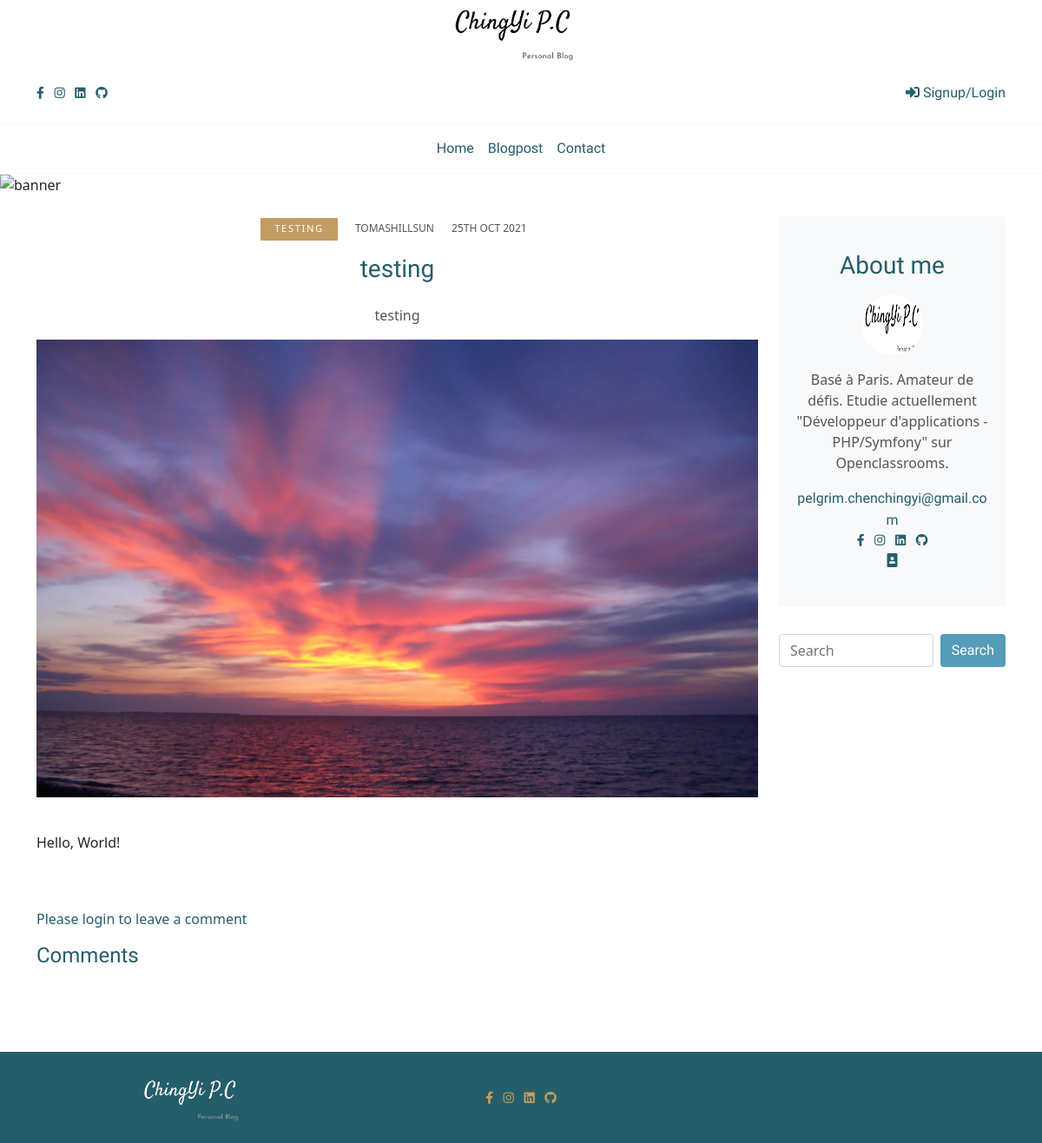
Page /project5PhpBlog/index.php?action=post&id=43 on the earlier database version.
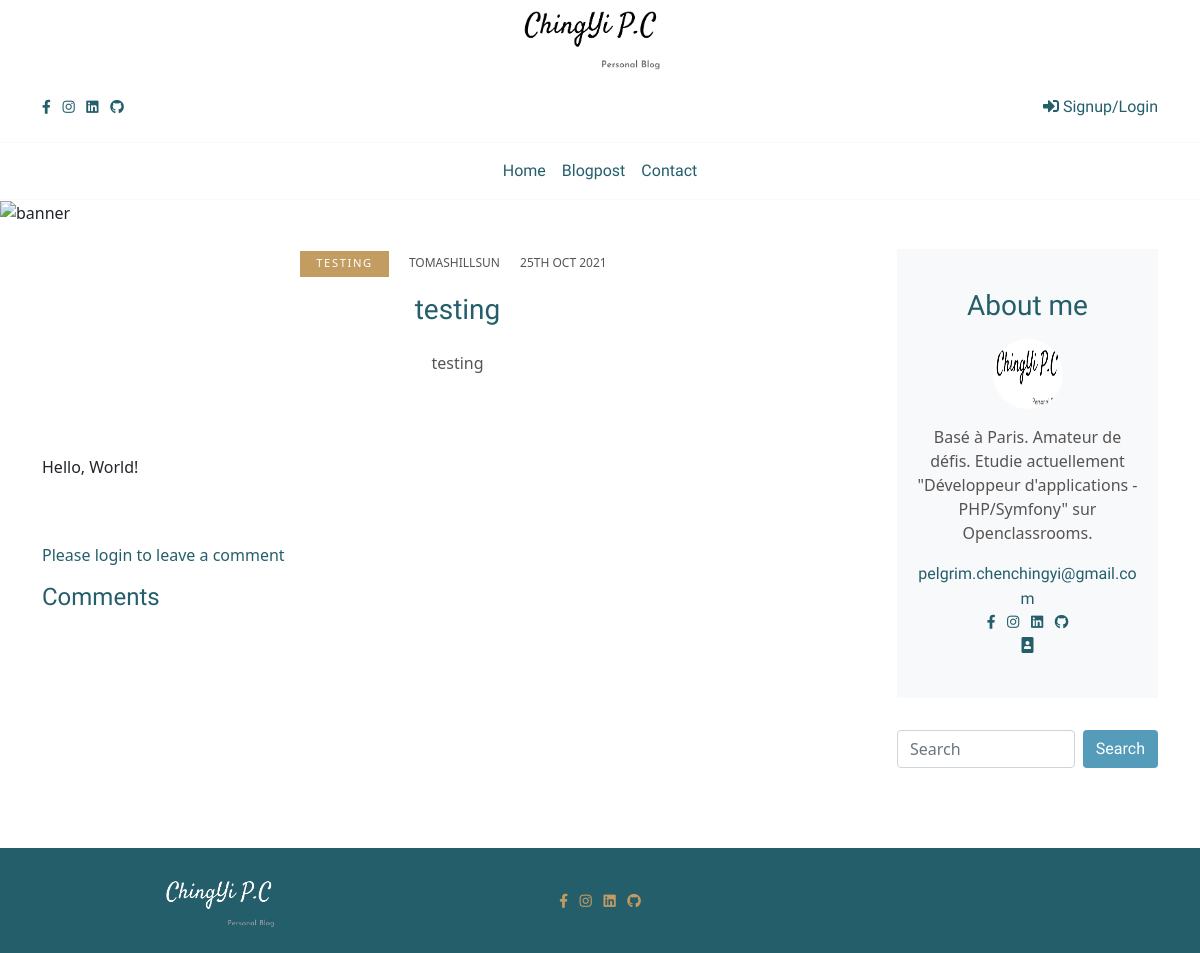
Same page on the later database version.
### tables this page shows
CREATE TABLE `post` (
  `id` int(11) NOT NULL,
  `title` varchar(200) NOT NULL,
  `chapo` longtext NOT NULL,
  `content` longtext NOT NULL,
  `image` varchar(255) DEFAULT NULL,
  `date_create` datetime NOT NULL,
  `date_update` datetime NOT NULL DEFAULT CURRENT_TIMESTAMP,
  `user_id` int(11) NOT NULL,
  `category` varchar(45) NOT NULL
);

CREATE TABLE `user` (
  `id` int(11) NOT NULL,
  `first_name` varchar(45) NOT NULL,
  `last_name` varchar(60) NOT NULL,
  `user_name` varchar(60) NOT NULL,
  `email` varchar(100) NOT NULL,
  `password` varchar(255) NOT NULL,
  `date_create` datetime NOT NULL,
  `user_type_id` int(11) DEFAULT '2',
  `reset_token` int(11) DEFAULT NULL
);

### project5PhpBlog/src/controllers/FrontendControllers.php (called while the page is built, shortened)
<?php
class FrontendControllers
{
    public function listAPost()
    {
        $postManager = new PostManager();
        $post = $postManager->getPost($_GET['id']);
        require('src/views/frontend/singlepost.php');
    }
}

### project5PhpBlog/src/models/postManager.php (called while the page is built, shortened)
<?php
class PostManager extends DatabaseManager
{
    function getPost($postId)
    {
        $db = $this->dbConnect();
        $statement = $db->prepare('SELECT post.id, image,title, category, chapo, USER.user_name, content,  DATE_FORMAT(post.date_create, "%D %b %Y") AS creation_date
    FROM `post` JOIN USER WHERE USER.id = `post`.`user_id` AND post.id=?');
        $statement->execute(array($postId));
        $values = $statement->fetch(PDO::FETCH_ASSOC);
        $post = new Posts($values);
        return $post;
    }
}

### project5PhpBlog/src/models/Posts.php (called while the page is built, shortened)
<?php
class Posts
{
    private $title;
    private $category;
    private $chapo;
    private $user_name;
    private $content;
    private $creation_date;
    private $image;
    public function hydrate(array $values)
    {
        foreach ($values as $key => $value) {
            $pieces = explode('_', $key);
            foreach ($pieces as $piece) {
                if (count($pieces) == 1) {
                    $method = 'set' . ucfirst($pieces[0]);
                }
                if (count($pieces) == 2) {
                    $method = 'set' . ucfirst($pieces[0]) . ucfirst($pieces[1]);
                }
            }
        }
    }
    public function setId($id)
    {
        $id = (int) $id;
    }
    public function setTitle($title)
    {
        if (is_string($title)) {
            $this->title = $title;
        }
    }
    public function getTitle()
    {
        return $this->title;
    }
    public function setCategory($category)
    {
        if (is_string($category)) {
            $this->category = $category;
        }
    }
    public function getCategory()
    {
        return $this->category;
    }
    public function setChapo($chapo)
    {
        if (is_string($chapo)) {
            $this->chapo = $chapo;
        }
    }
    public function getChapo()
    {
        return $this->chapo;
    }
    public function setUserName($user_name)
    {
        if (is_string($user_name)) {
            $this->user_name = $user_name;
        }
    }
    public function getUserName()
    {
        return $this->user_name;
    }
    public function setContent($content)
    {
        if (is_string($content)) {
            $this->content = $content;
        }
    }
    public function getContent()
    {
        return $this->content;
    }
    public function setCreationDate($creation_date)
    {
        $this->creation_date = $creation_date;
    }
    public function getCreationDate()
    {
        return $this->creation_date;
    }
    public function setImage($image)
    {
        $this->image = $image;
    }
    public function getImage()
    {
        return $this->image;
    }
}

### project5PhpBlog/src/views/frontend/singlepost.php (the view, shortened to what the changed rows need)
<section class="pb-5">
    <div class="container pb-4">
        <div class="row">
            <div class="col-lg-9 mb-5 mb-lg-0 mx-auto">
                <div class="row mb-5">
                    <div class="col-lg-12 text-center">
                        <ul class="list-inline">
                            <li class="list-inline-item mr-2 category font-weight-normal"> <?php echo $post->getCategory();?> </li>
                            <li class="list-inline-item mx-2 text-uppercase meta font-weight-normal"><?php echo $post->getUserName(); ?></li>
                            <li class="list-inline-item mx-2 text-uppercase meta font-weight-normal"><?php echo $post->getCreationDate(); ?></li>
                        </ul>
                    </div>
                    <div class="col-lg-12 text-center">
                        <h2 class="h3 mb-4"> <a class="d-block blogtitle" href=""><?php echo $post->getTitle(); ?></a></h2>
                        <p class="blogtext"><?php echo $post->getChapo();?></p>
                    </div>
                    <div class="col-lg-12 text-center"><a class="d-block post-trending mb-4" href=""><img class="img-fluid w-100" src="<?php echo $post->getImage(); ?>" alt="" /></a>
                    </div>
                    <div class="col-lg-12">
                        <p class="blogtext"><?php echo $post->getContent();?></p>
                    </div>
                </div>
            </div>
            <?php include_once 'src/views/frontend/_about.php'; ?>
        </div>
</section>
<?php require('src/views/frontend/_frontendLayout.php'); ?>

Differences in the rows shown:
changed post "testing": image: picture removed
